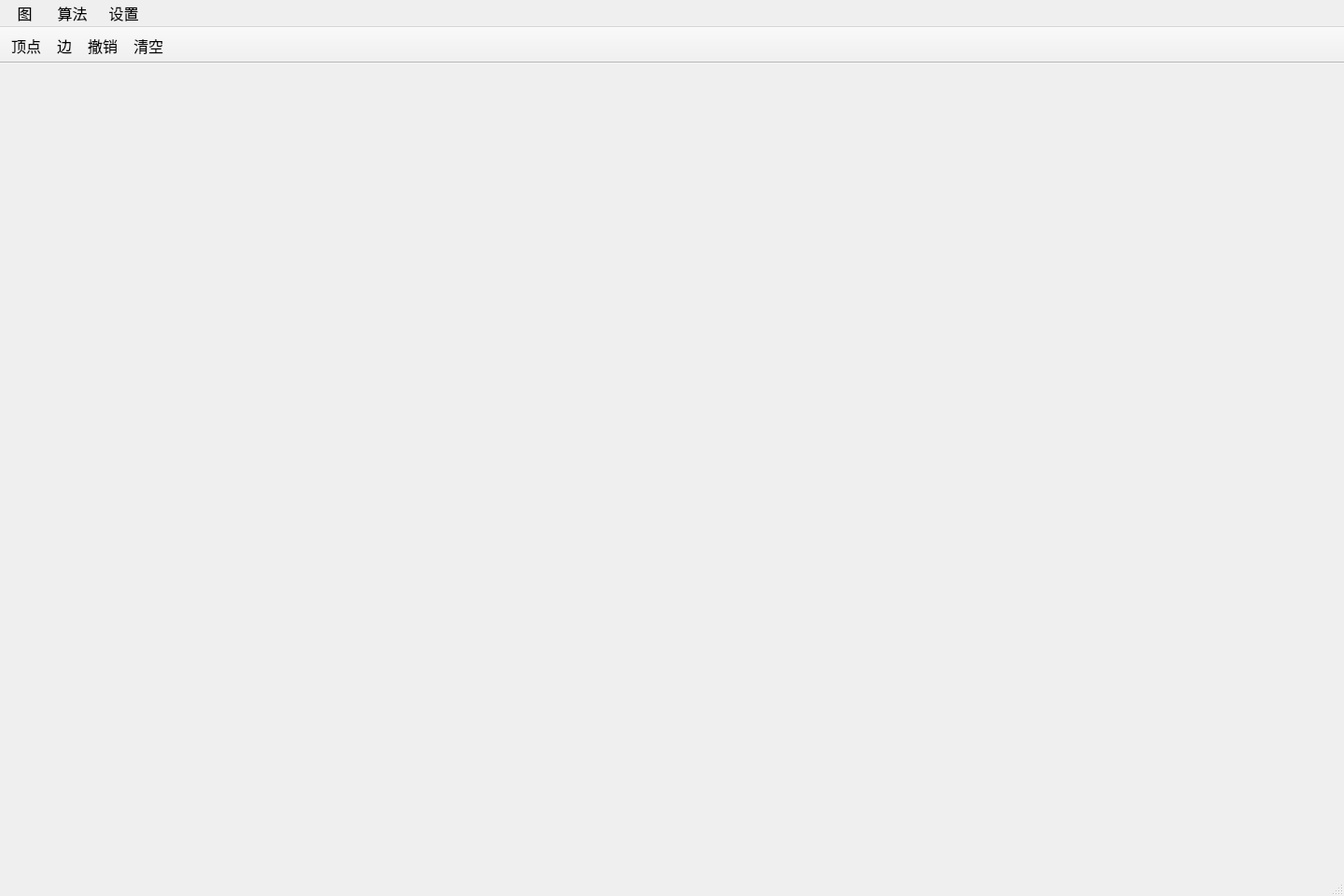
<?xml version="1.0" encoding="UTF-8"?>
<ui version="4.0">
 <class>MainWindow</class>
 <widget class="QMainWindow" name="MainWindow">
  <property name="geometry">
   <rect>
    <x>0</x>
    <y>0</y>
    <width>1440</width>
    <height>960</height>
   </rect>
  </property>
  <property name="minimumSize">
   <size>
    <width>1440</width>
    <height>960</height>
   </size>
  </property>
  <property name="maximumSize">
   <size>
    <width>1440</width>
    <height>960</height>
   </size>
  </property>
  <property name="font">
   <font>
    <family>Microsoft YaHei</family>
    <pointsize>12</pointsize>
   </font>
  </property>
  <property name="windowTitle">
   <string>VisuALgorithm</string>
  </property>
  <property name="windowIcon">
   <iconset>
    <normaloff>:/icon/icon/Visualgorithm.ico</normaloff>:/icon/icon/Visualgorithm.ico</iconset>
  </property>
  <widget class="QWidget" name="centralWidget"/>
  <widget class="QMenuBar" name="menuBar">
   <property name="geometry">
    <rect>
     <x>0</x>
     <y>0</y>
     <width>1440</width>
     <height>21</height>
    </rect>
   </property>
   <widget class="QMenu" name="menuSet">
    <property name="title">
     <string> 设置 </string>
    </property>
    <addaction name="changeEdgeValue"/>
    <addaction name="changeBoard"/>
   </widget>
   <widget class="QMenu" name="menuLoad">
    <property name="title">
     <string>  图  </string>
    </property>
    <addaction name="load1"/>
    <addaction name="load2"/>
   </widget>
   <widget class="QMenu" name="menuAlgo">
    <property name="title">
     <string> 算法 </string>
    </property>
    <addaction name="actiondfs"/>
    <addaction name="actionbfs"/>
    <addaction name="actionprime"/>
    <addaction name="actionKruskal"/>
   </widget>
   <addaction name="menuLoad"/>
   <addaction name="menuAlgo"/>
   <addaction name="menuSet"/>
  </widget>
  <widget class="QStatusBar" name="statusBar"/>
  <widget class="QToolBar" name="mainToolBar">
   <property name="font">
    <font>
     <family>Microsoft YaHei</family>
     <pointsize>12</pointsize>
    </font>
   </property>
   <property name="movable">
    <bool>false</bool>
   </property>
   <property name="floatable">
    <bool>false</bool>
   </property>
   <attribute name="toolBarArea">
    <enum>TopToolBarArea</enum>
   </attribute>
   <attribute name="toolBarBreak">
    <bool>false</bool>
   </attribute>
   <addaction name="createVertex"/>
   <addaction name="createEdge"/>
   <addaction name="withdrawDraw"/>
   <addaction name="clearDraw"/>
  </widget>
  <action name="createVertex">
   <property name="icon">
    <iconset resource="src.qrc">
     <normaloff>:/icon/icon/vertex.png</normaloff>:/icon/icon/vertex.png</iconset>
   </property>
   <property name="text">
    <string>顶点</string>
   </property>
  </action>
  <action name="createEdge">
   <property name="icon">
    <iconset resource="src.qrc">
     <normaloff>:/icon/icon/edge.png</normaloff>:/icon/icon/edge.png</iconset>
   </property>
   <property name="text">
    <string>边</string>
   </property>
  </action>
  <action name="animation">
   <property name="text">
    <string>Let's Go!</string>
   </property>
  </action>
  <action name="changeEdgeValue">
   <property name="icon">
    <iconset resource="src.qrc">
     <normaloff>:/icon/icon/value.png</normaloff>:/icon/icon/value.png</iconset>
   </property>
   <property name="text">
    <string>显示边权</string>
   </property>
  </action>
  <action name="load1">
   <property name="icon">
    <iconset resource="src.qrc">
     <normaloff>:/icon/icon/NEU.png</normaloff>:/icon/icon/NEU.png</iconset>
   </property>
   <property name="text">
    <string>校园地图</string>
   </property>
  </action>
  <action name="load2">
   <property name="icon">
    <iconset resource="src.qrc">
     <normaloff>:/icon/icon/Load.png</normaloff>:/icon/icon/Load.png</iconset>
   </property>
   <property name="text">
    <string>引入地图</string>
   </property>
  </action>
  <action name="actiondfs">
   <property name="icon">
    <iconset resource="src.qrc">
     <normaloff>:/icon/icon/DFS.png</normaloff>:/icon/icon/DFS.png</iconset>
   </property>
   <property name="text">
    <string>深度优先搜索</string>
   </property>
  </action>
  <action name="actionbfs">
   <property name="icon">
    <iconset resource="src.qrc">
     <normaloff>:/icon/icon/BFS.png</normaloff>:/icon/icon/BFS.png</iconset>
   </property>
   <property name="text">
    <string>宽度优先搜索</string>
   </property>
  </action>
  <action name="showDraw">
   <property name="icon">
    <iconset resource="src.qrc">
     <normaloff>:/icon/icon/show.png</normaloff>:/icon/icon/show.png</iconset>
   </property>
   <property name="text">
    <string>画板</string>
   </property>
  </action>
  <action name="clearDraw">
   <property name="icon">
    <iconset resource="src.qrc">
     <normaloff>:/icon/icon/clear.png</normaloff>:/icon/icon/clear.png</iconset>
   </property>
   <property name="text">
    <string>清空</string>
   </property>
  </action>
  <action name="withdrawDraw">
   <property name="icon">
    <iconset resource="src.qrc">
     <normaloff>:/icon/icon/withdraw.png</normaloff>:/icon/icon/withdraw.png</iconset>
   </property>
   <property name="text">
    <string>撤销</string>
   </property>
  </action>
  <action name="changeBoard">
   <property name="icon">
    <iconset resource="src.qrc">
     <normaloff>:/icon/icon/code.png</normaloff>:/icon/icon/code.png</iconset>
   </property>
   <property name="text">
    <string>关闭伪代码</string>
   </property>
  </action>
  <action name="createRect">
   <property name="icon">
    <iconset>
     <normaloff>:/icon/icon/add.png</normaloff>:/icon/icon/add.png</iconset>
   </property>
   <property name="text">
    <string>添加</string>
   </property>
  </action>
  <action name="actionprime">
   <property name="icon">
    <iconset resource="src.qrc">
     <normaloff>:/icon/icon/Prime.png</normaloff>:/icon/icon/Prime.png</iconset>
   </property>
   <property name="text">
    <string>prime算法</string>
   </property>
  </action>
  <action name="actionKruskal">
   <property name="icon">
    <iconset resource="src.qrc">
     <normaloff>:/icon/icon/Kruskal.png</normaloff>:/icon/icon/Kruskal.png</iconset>
   </property>
   <property name="text">
    <string>Kruskal</string>
   </property>
  </action>
 </widget>
 <layoutdefault spacing="6" margin="11"/>
 <resources>
  <include location="src.qrc"/>
 </resources>
 <connections/>
</ui>
